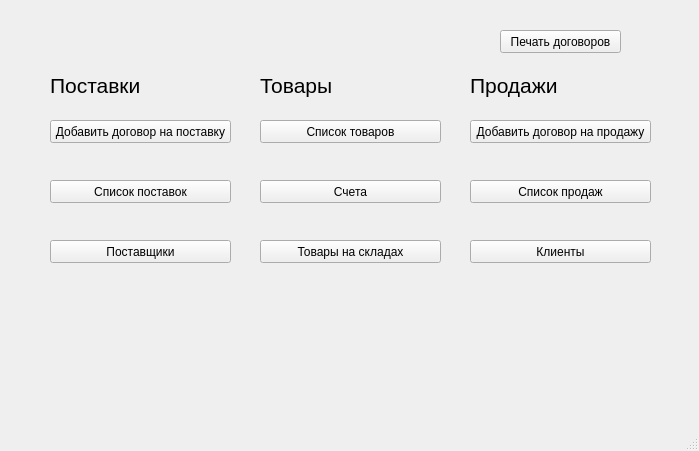
<?xml version="1.0" encoding="UTF-8"?>
<ui version="4.0">
 <class>MainWindow</class>
 <widget class="QMainWindow" name="MainWindow">
  <property name="geometry">
   <rect>
    <x>0</x>
    <y>0</y>
    <width>699</width>
    <height>451</height>
   </rect>
  </property>
  <property name="windowTitle">
   <string>Меню</string>
  </property>
  <widget class="QWidget" name="centralwidget">
   <widget class="QPushButton" name="pushButton">
    <property name="geometry">
     <rect>
      <x>50</x>
      <y>120</y>
      <width>181</width>
      <height>23</height>
     </rect>
    </property>
    <property name="text">
     <string>Добавить договор на поставку</string>
    </property>
   </widget>
   <widget class="QPushButton" name="pushButton_2">
    <property name="geometry">
     <rect>
      <x>470</x>
      <y>120</y>
      <width>181</width>
      <height>23</height>
     </rect>
    </property>
    <property name="text">
     <string>Добавить договор на продажу</string>
    </property>
   </widget>
   <widget class="QPushButton" name="pushButton_3">
    <property name="geometry">
     <rect>
      <x>260</x>
      <y>120</y>
      <width>181</width>
      <height>23</height>
     </rect>
    </property>
    <property name="text">
     <string>Список товаров</string>
    </property>
   </widget>
   <widget class="QPushButton" name="pushButton_4">
    <property name="geometry">
     <rect>
      <x>50</x>
      <y>180</y>
      <width>181</width>
      <height>23</height>
     </rect>
    </property>
    <property name="text">
     <string>Список поставок</string>
    </property>
   </widget>
   <widget class="QPushButton" name="pushButton_5">
    <property name="geometry">
     <rect>
      <x>470</x>
      <y>180</y>
      <width>181</width>
      <height>23</height>
     </rect>
    </property>
    <property name="text">
     <string>Список продаж</string>
    </property>
   </widget>
   <widget class="QPushButton" name="pushButton_6">
    <property name="geometry">
     <rect>
      <x>470</x>
      <y>240</y>
      <width>181</width>
      <height>23</height>
     </rect>
    </property>
    <property name="text">
     <string>Клиенты</string>
    </property>
   </widget>
   <widget class="QPushButton" name="pushButton_7">
    <property name="geometry">
     <rect>
      <x>50</x>
      <y>240</y>
      <width>181</width>
      <height>23</height>
     </rect>
    </property>
    <property name="text">
     <string>Поставщики</string>
    </property>
   </widget>
   <widget class="QPushButton" name="pushButton_8">
    <property name="geometry">
     <rect>
      <x>260</x>
      <y>180</y>
      <width>181</width>
      <height>23</height>
     </rect>
    </property>
    <property name="text">
     <string>Счета</string>
    </property>
   </widget>
   <widget class="QPushButton" name="pushButton_9">
    <property name="geometry">
     <rect>
      <x>260</x>
      <y>240</y>
      <width>181</width>
      <height>23</height>
     </rect>
    </property>
    <property name="text">
     <string>Товары на складах</string>
    </property>
   </widget>
   <widget class="QLabel" name="label">
    <property name="geometry">
     <rect>
      <x>50</x>
      <y>70</y>
      <width>181</width>
      <height>31</height>
     </rect>
    </property>
    <property name="font">
     <font>
      <pointsize>16</pointsize>
     </font>
    </property>
    <property name="text">
     <string>Поставки</string>
    </property>
   </widget>
   <widget class="QLabel" name="label_2">
    <property name="geometry">
     <rect>
      <x>470</x>
      <y>70</y>
      <width>181</width>
      <height>31</height>
     </rect>
    </property>
    <property name="font">
     <font>
      <pointsize>16</pointsize>
     </font>
    </property>
    <property name="text">
     <string>Продажи</string>
    </property>
   </widget>
   <widget class="QLabel" name="label_3">
    <property name="geometry">
     <rect>
      <x>260</x>
      <y>70</y>
      <width>181</width>
      <height>31</height>
     </rect>
    </property>
    <property name="font">
     <font>
      <pointsize>16</pointsize>
     </font>
    </property>
    <property name="text">
     <string>Товары</string>
    </property>
   </widget>
   <widget class="QPushButton" name="pushButton_10">
    <property name="geometry">
     <rect>
      <x>500</x>
      <y>30</y>
      <width>121</width>
      <height>23</height>
     </rect>
    </property>
    <property name="text">
     <string>Печать договоров</string>
    </property>
   </widget>
  </widget>
  <widget class="QMenuBar" name="menubar">
   <property name="geometry">
    <rect>
     <x>0</x>
     <y>0</y>
     <width>699</width>
     <height>21</height>
    </rect>
   </property>
  </widget>
  <widget class="QStatusBar" name="statusbar"/>
 </widget>
 <resources/>
 <connections/>
</ui>
